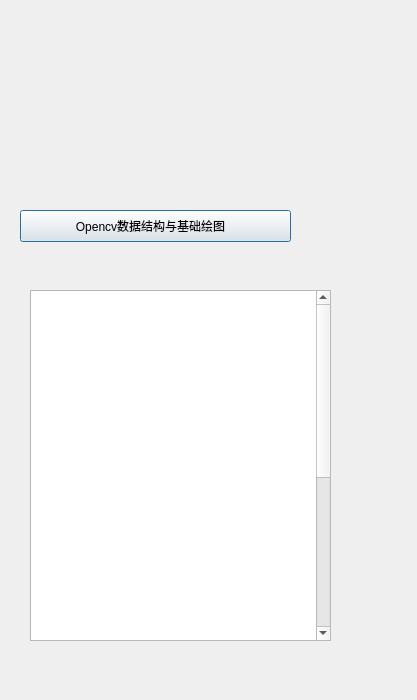
<?xml version="1.0" encoding="UTF-8"?>
<ui version="4.0">
 <class>Chapter4</class>
 <widget class="QDialog" name="Chapter4">
  <property name="geometry">
   <rect>
    <x>0</x>
    <y>0</y>
    <width>417</width>
    <height>700</height>
   </rect>
  </property>
  <property name="windowTitle">
   <string>Dialog</string>
  </property>
  <property name="styleSheet">
   <string notr="true"/>
  </property>
  <widget class="QPushButton" name="C4PB1">
   <property name="geometry">
    <rect>
     <x>20</x>
     <y>210</y>
     <width>271</width>
     <height>32</height>
    </rect>
   </property>
   <property name="text">
    <string>Opencv数据结构与基础绘图   </string>
   </property>
  </widget>
  <widget class="QTextBrowser" name="textBrowser">
   <property name="geometry">
    <rect>
     <x>30</x>
     <y>290</y>
     <width>301</width>
     <height>351</height>
    </rect>
   </property>
   <property name="styleSheet">
    <string notr="true">QTextBrowser {background-color:rgb(255,132,129,0);border-radius:3px;color:rgb(0,0,0);}
font: 14pt &quot;KaiTi&quot;;</string>
   </property>
   <property name="html">
    <string>&lt;!DOCTYPE HTML PUBLIC &quot;-//W3C//DTD HTML 4.0//EN&quot; &quot;http://www.w3.org/TR/REC-html40/strict.dtd&quot;&gt;
&lt;html&gt;&lt;head&gt;&lt;meta name=&quot;qrichtext&quot; content=&quot;1&quot; /&gt;&lt;style type=&quot;text/css&quot;&gt;
p, li { white-space: pre-wrap; }
&lt;/style&gt;&lt;/head&gt;&lt;body style=&quot; font-family:'.SF NS Text'; font-size:13pt; font-weight:400; font-style:normal;&quot;&gt;
&lt;p style=&quot; margin-top:0px; margin-bottom:0px; margin-left:0px; margin-right:0px; -qt-block-indent:0; text-indent:0px;&quot;&gt;&lt;span style=&quot; font-size:14pt; font-weight:600; font-style:italic; color:#ffffff;&quot;&gt;图片是以数组的方式存在设备中的，数组中的值代表某个像素点的像素值，它的格式和范围受 颜色空间和数据类型 的影响。&lt;/span&gt;&lt;/p&gt;
&lt;p style=&quot; margin-top:0px; margin-bottom:0px; margin-left:0px; margin-right:0px; -qt-block-indent:0; text-indent:0px;&quot;&gt;&lt;span style=&quot; font-size:14pt; font-weight:600; font-style:italic; color:#ffffff;&quot;&gt;常用的数据结构：&lt;/span&gt;&lt;/p&gt;
&lt;p style=&quot; margin-top:0px; margin-bottom:0px; margin-left:0px; margin-right:0px; -qt-block-indent:0; text-indent:0px;&quot;&gt;&lt;span style=&quot; font-size:14pt; font-weight:600; font-style:italic; color:#ffffff;&quot;&gt;Point ：用于表示二维坐标系下的点，如：Point p = Point(2,3)、Point2f p =Point2f(42.4, 24.4)、Point3i p = Point3i(2,3,4)。&lt;/span&gt;&lt;/p&gt;
&lt;p style=&quot; margin-top:0px; margin-bottom:0px; margin-left:0px; margin-right:0px; -qt-block-indent:0; text-indent:0px;&quot;&gt;&lt;span style=&quot; font-size:14pt; font-weight:600; font-style:italic; color:#ffffff;&quot;&gt;Scalar ：具有四个元素的模板类 在opencv中广泛用于传递和读取图像中的像素值，如：Scalar(B,G,R); //定义RGB颜色值 B代表蓝色，G为绿色，R为红色、有时还有个A 表示透明度。&lt;/span&gt;&lt;/p&gt;
&lt;p style=&quot; margin-top:0px; margin-bottom:0px; margin-left:0px; margin-right:0px; -qt-block-indent:0; text-indent:0px;&quot;&gt;&lt;span style=&quot; font-size:14pt; font-weight:600; font-style:italic; color:#ffffff;&quot;&gt;Size：主要用来表示一幅图像或一个矩形的大小，有两个成员变量分别是 width height，如：Size_(_Tp _width, _Tp _height)。&lt;/span&gt;&lt;/p&gt;
&lt;p style=&quot;-qt-paragraph-type:empty; margin-top:0px; margin-bottom:0px; margin-left:0px; margin-right:0px; -qt-block-indent:0; text-indent:0px; font-weight:600; font-style:italic; color:#ffffff;&quot;&gt;&lt;br /&gt;&lt;/p&gt;&lt;/body&gt;&lt;/html&gt;</string>
   </property>
  </widget>
 </widget>
 <resources/>
 <connections/>
</ui>
